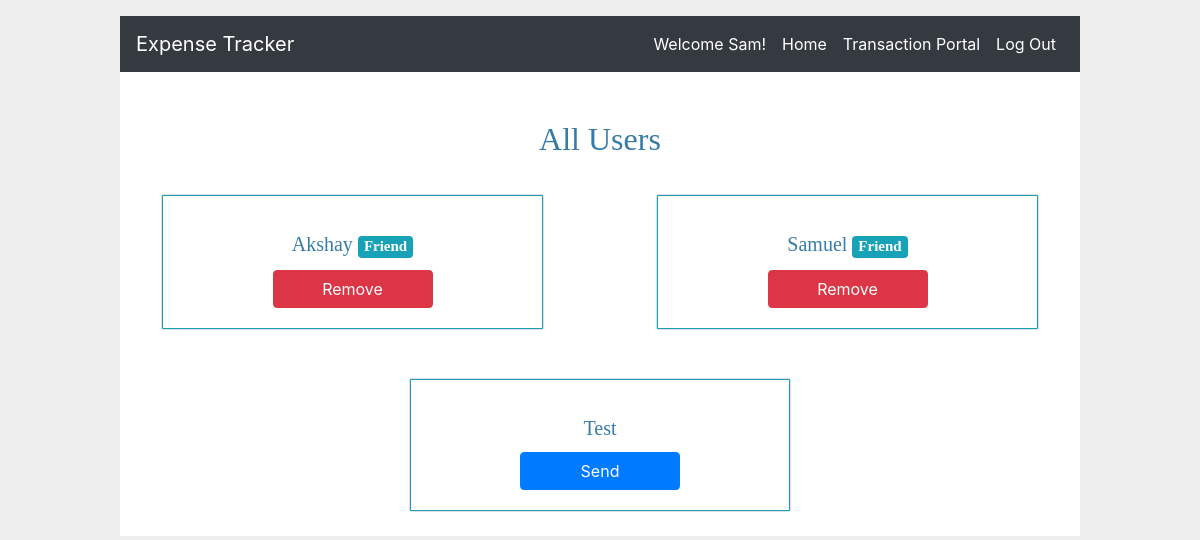
Page /user/view (signed in) on the earlier database version.
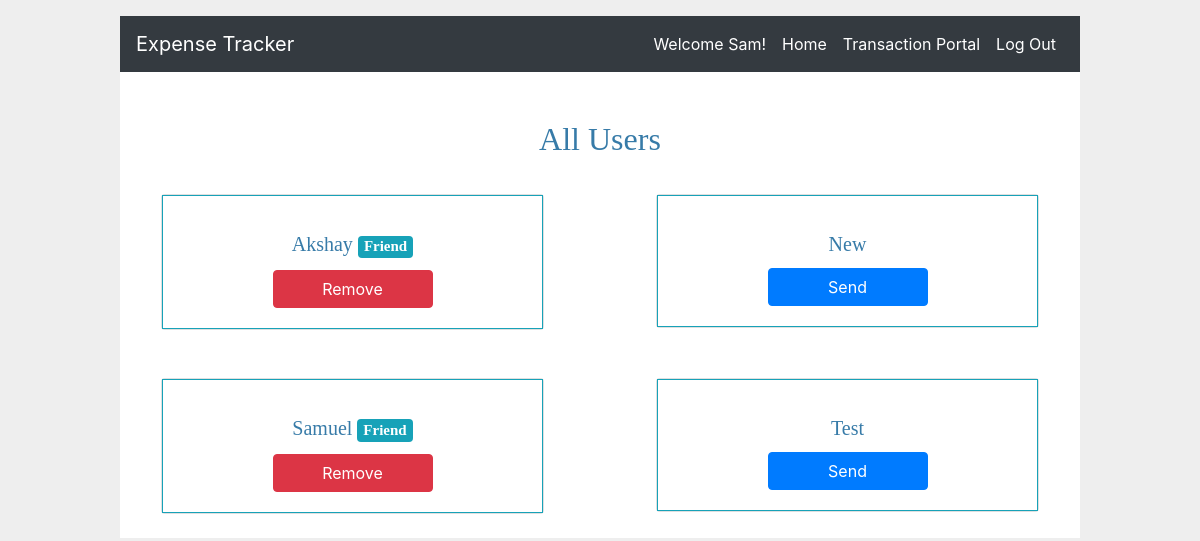
Same page on the later database version.
### tables this page shows
CREATE TABLE user (
id INTEGER PRIMARY KEY AUTOINCREMENT,
username TEXT UNIQUE NOT NULL,
password TEXT NOT NULL,
budget INTEGER DEFAULT 0
);

### flaskr/user.py (the view)
@bp.route('/view', methods = ('GET', 'POST'))
def view():
	error = None
	db = get_db()
	if request.method == 'POST':
		print('Request form: ', request.form)
		handle_index_post(request.form, db)
		return redirect(url_for('category.index'))
	else:
		print('User id: ', g.user['id'])
		all_users = db.execute(
			'SELECT username, id from user'
			' WHERE id!= ?', (g.user['id'],)
		).fetchall()
		if(len(all_users) == 0):
			flash('No other users on the platform! Check back later!')
			return redirect(url_for('category.index'))
		else:
			friend_set, friend_request_sent_set, friend_request_received_set = display_buttons(db)
			print('Friend Set: ', friend_set)
		return render_template('user/view.html', all_users = all_users, friend_set = friend_set, friend_request_sent_set = friend_request_sent_set, friend_request_received_set = friend_request_received_set)

### flaskr/auth.py (called while the page is built)
@bp.before_app_request
def load_logged_in_user():
	user_id = session.get('user_id')
	if user_id is None:
		g.user = None
	else:
		g.user = get_db().execute(
			'SELECT * FROM user WHERE id = ?', (user_id,)
		).fetchone()
		print("Current user: ", g.user['username'])

### flaskr/db.py (called while the page is built)
def get_db():
	if 'db' not in g:
		g.db = sqlite3.connect(
				current_app.config['DATABASE'],
				detect_types = sqlite3.PARSE_DECLTYPES
				)
		'''
		sqlite3.Row tells the connection to return rows that behave like dicts.
		This allows accessing the columns by name.
		'''
		g.db.row_factory = sqlite3.Row
	return g.db

### flaskr/templates/user/view.html
{% extends 'base.html' %}
{% block header %}
  <h2 class="card-title text-center mt-5">{% block title %}All Users{% endblock %}</h2>
{% endblock %}
{% block content %}
  <form method = "POST">
    <div class="row">
     {% for user in all_users %}
        <div class="col-sm-5 my-4 mx-auto">
        	<div class="card">
            <div class="card-body text-center border border-info">
              {% if user['id'] in friend_set %}
              <h5 class="card-title">{{user['username']}} <span class="badge badge-info"> Friend </span></h5>
              {% else %}
              <h5 class="card-title">{{user['username']}}</h5>
              {% endif %}
            {% if user['id'] in friend_set %}
              <input type='submit' class="btn btn-danger" name='submit_{{user['id']}}' value='Remove'>
            {% elif user['id'] in friend_request_sent_set %}
            <input type='submit' class="btn btn-warning" name='submit_{{user['id']}}' value='Pending' disabled>
            {% elif user['id'] in friend_request_received_set %}
            <input type='submit' class="btn btn-success" name='submit_{{user['id']}}' value='Accept'>
            <input type='submit' class="btn btn-danger" name='submit_{{user['id']}}' value='Reject'>
            {% else %}
              <input type='submit' class="btn btn-primary" name='submit_{{user['id']}}' value='Send'>
            {% endif %}
            </div>
          </div>
        </div>
      {% endfor %}
    </div>
  </form>
{% endblock %}

### flaskr/templates/base.html (shortened to what this page needs)
<!DOCTYPE html>
<html lang="en">
  <head>
    <link rel="stylesheet" href="https://maxcdn.bootstrapcdn.com/bootstrap/4.0.0/css/bootstrap.min.css">
    <link rel="stylesheet" href="{{ url_for('static', filename='css/style.css') }}">
  </head>
  <body>
    <nav class="navbar navbar-expand-lg navbar-dark bg-dark">
      <span class="navbar-brand">Expense Tracker</span>
      <div class="collapse navbar-collapse" id="navbarTogglerDemo01">
        <ul class="navbar-nav ml-auto mt-2 mt-lg-0">
          {% if g.user %}
            <li class="nav-item active user">
              <span>Welcome {{ g.user['username'] }}!</span>
            </li>
            <li class="nav-item active">
              <a href="{{ url_for('index') }}">Home</a>
            </li>
            <li class="nav-item active">
              <a href="{{ url_for('user.sent') }}">Transaction Portal</a>
            </li>
            <li class="nav-item active">
              <a href="{{ url_for('auth.logout') }}">Log Out</a>
            </li>
          {% endif %}
        </ul>
      </div>
    </nav>
    {% block header %}{% endblock %}
    {% block content %}{% endblock %}
  </body>
</html>

### flaskr/static/css/style.css (style rules this page uses)
html { font-family: sans-serif; background: #eee; padding: 1rem; }
body { max-width: 960px; margin: 0 auto; background: white; }
h1, h2, h3, h4, h5, h6 { font-family: serif; color: #377ba8; margin: 1rem 0; }
a { color: #fff; }
nav { background: lightgray; display: flex; align-items: center; padding: 0 0.5rem; }
nav ul { display: flex; list-style: none; margin: 0; padding: 0; }
nav ul li a, nav ul li span, header .action { display: block; padding: 0.5rem; }
.user { color: #fff; }
input[type=submit] { align-self: start; min-width: 10em; }

Differences in the rows shown:
added user: username "New"
